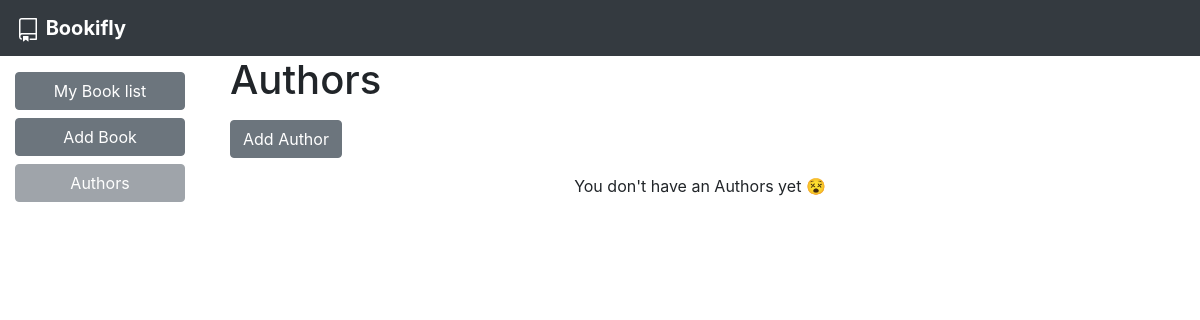
Page /add-author on the earlier database version.
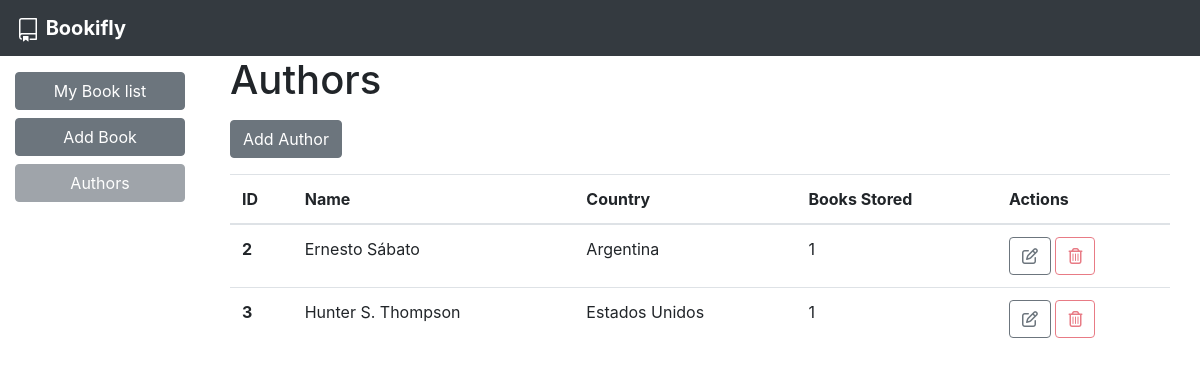
Same page on the later database version.
### main.py (models this page shows)
class Authors(db.Model):
    author_id = db.Column(db.Integer, primary_key=True)
    name = db.Column(db.String(200), nullable=False)
    country = db.Column(db.String(200))
    books = db.relationship("Books", backref="authors", lazy=True)

### main.py (the view, shortened to what this page needs)
@app.route("/add-author", defaults={"author_id_url":-1, "delete": 0}, methods=["POST", "GET"])
@app.route("/add-author/<author_id_url>/<delete>", methods=["POST", "GET"])
def add_Author(author_id_url, delete):
    authors_db = Authors.query.all()
    authors = []
    for author in authors_db:
        num_books = Books.query.filter_by(author_id=author.author_id).count()
        authors.append(
            BooksAuthors(
                author_id = author.author_id,
                author = author.name,
                country = author.country,
                book_count = num_books,
                book_id = 0,
                title = "0",
                year = 0,
                topic = "0",
                cover_url = "0"
            )
        )
    context = {
        "authors": authors,
    }
    return render_template("add-author.html", **context)

### templates/add-author.html (shortened to what this page needs)
{% extends 'base.html' %}
{% block disabledAuthor %}
  {{ super() }}
    disabled
{% endblock disabledAuthor %}
{% block hrefList %}
  {{ super() }}
    /
{% endblock hrefList %}
{% block hrefBook %}
  {{ super() }}
    /add-book
{% endblock hrefBook %}
{% block content %}
  <div class="container">
    <h1>Authors</h1>
    <div class="my-3">
      <a href="#" class="btn btn-secondary" data-toggle="modal" data-target="#Modal-add-author">Add Author</a>
    </div>
    {% if not authors[0] %}
      <div class="text-center">You don't have an Authors yet 😵</div>
    {% else %}
      <table class="table table-hover">
        <thead>
          <th scope="col">ID</th>
          <th scope="col">Name</th>
          <th scope="col">Country</th>
          <th scope="col">Books Stored</th>
          <th scope="col">Actions</th>
        </thead>
        <tbody>
          {% for author in authors %}
            <tr>
              <th scope="row">{{ author.author_id }}</th>
              <td>{{ author.author }}</td>
              <td>{{ author.country }}</td>
              <td>{{ author.book_count }}</td>
              <td>
                <a href="#" class="btn btn-outline-secondary" data-toggle="modal" data-target="#Modal-{{ author.author_id }}">
                  <i class="far fa-edit"></i>
                </a>
                {% if author.book_count > 0 %}
                  {%- set status = "disabled" -%}
                {% endif %}
                <form action="/add-author/{{ author.author_id }}/{{ 1 }}" method="POST" class="d-inline">
                  <button type="submit" class="btn btn-outline-danger" {{ status }}>
                    <i class="far fa-trash-alt"></i>
                  </button>
                </form>
            </tr>
          {% endfor %}
        </tbody>
      </table>
    {% endif %}
  </div>
{% endblock content %}

### templates/base.html (shortened to what this page needs)
<!doctype html>
<html lang="en">
  <head>
    <link rel="stylesheet" href="https://stackpath.bootstrapcdn.com/bootstrap/4.5.0/css/bootstrap.min.css">
  </head>
  <body>
    <nav class="navbar bg-dark">
      <a class="navbar-brand"  href="#">
        <span style="color: white;"><strong>Bookifly</strong></span>
      </a>
    </nav>
    <div class="container-fluid">
      <div class="row">
        <div class="col-2">
          {%- block leftpanel -%}
            <a href="{% block hrefList %}{% endblock hrefList %}" class="btn btn-secondary btn-block mt-3 {% block disabledList %}{% endblock disabledList %}" tabindex="-1" role="button" aria-disabled="true">My Book list</a>
            <a href="{% block hrefBook %}{% endblock hrefBook %}" class="btn btn-secondary btn-block {% block disabledBook %}{% endblock disabledBook %}" tabindex="-1" role="button" aria-disabled="true">Add Book</a>
            <a href="{% block hrefAuthor %}{% endblock hrefAuthor %}" class="btn btn-secondary btn-block {% block disabledAuthor %}{% endblock disabledAuthor %}" tabindex="-1" role="button" aria-disabled="true">Authors</a>
          {%- endblock leftpanel -%}
        </div>
        <div class="col">
          {% block content %}
          {% endblock content %}
        </div>
      </div>
    </div>
  </body>
</html>

Differences in the rows shown:
added Authors: author_id "2", author "Ernesto Sábato", country "Argentina", book_count "1"
added Authors: author_id "3", author "Hunter S. Thompson", country "Estados Unidos", book_count "1"
Other differences:
text no longer shown: "You don't have an Authors yet 😵"
text now shown: "ID Name Country Books Stored Actions"
